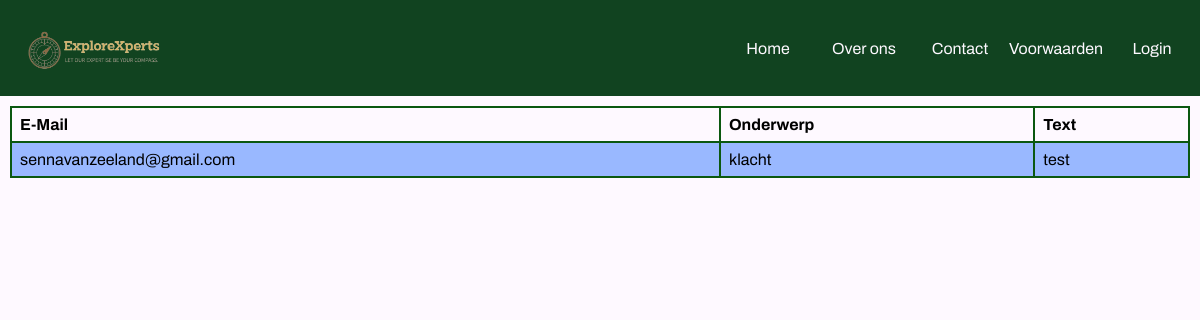
Page /admin-email.php on the committed database.
### tables this page shows
CREATE TABLE `contact` (
  `email` text NOT NULL,
  `onderwerp` text NOT NULL,
  `text` text NOT NULL
);

### admin-email.php (the view, shortened to what this page needs)
<!DOCTYPE html>
<html lang="en">
<head>
</head>
<body>
</body>
</html>
<!DOCTYPE html>
<html lang="en">
<head>
    <link rel="stylesheet" href="css/main.css">
    <link rel="stylesheet" href="css/Sami.css">
    <link rel="stylesheet" href="css/Senna.css">
</head>
<body>
    <div class="admin-container">
        <?php
        require('php/config.php');
        require_once('php/nav.php');
        $resultSet = $conn->query("SELECT * FROM contact");
        ?>
        <table>
            <tr>
                <th>E-Mail</th>
                <th>Onderwerp</th>
                <th>Text</th>
            </tr>
            <?php
            while ($result = $resultSet->fetch()) {
                echo
                '
                <tr>
                    <td>' . $result['email'] . '</td>
                    <td>' . $result['onderwerp'] . '</td>
                    <td>' . $result['text'] . '</td>
                </tr>
           ';
            }
            ?>
        </table>
    </div>
</body>
</html>

### css/main.css (style rules this page uses)
* { margin: 0; padding: 0; font-family: "Archivo", sans-serif; }
:root { --Black: #080708; --Sand: #005004; --White: #fef9ff; --White-op: #fef9ffb1; --Blue: #114320; --Yellow: #106726; --LightBlue: #04240f; --Red: #ff101f; --Gray: #868686; --shadow: rgba(60, 64, 67, 0.3) 0px 1px 2px 0px, rgba(60, 64, 67, 0.15) 0px 1px 3px 1px; --shadow-yellow: #0b5810 0px 2px 4px 0px, #0b5810 0px 2px 6px 2px; }
body { background-color: var(--White); }

### css/Sami.css (style rules this page uses)
.admin-container { display: flex; flex-wrap: wrap; height: 86; width: auto; margin-top: 12vh; }
table { font-family: arial, sans-serif; border-collapse: collapse; width: 100%; margin: 10px; }
td, th { text-align: left; padding: 8px; border: #0b5810 solid 2px; }
tr:nth-child(even) { background-color: #99b8ff; }

### rows in the picture
contact: email "sennavanzeeland@gmail.com", onderwerp "klacht", text "test"
